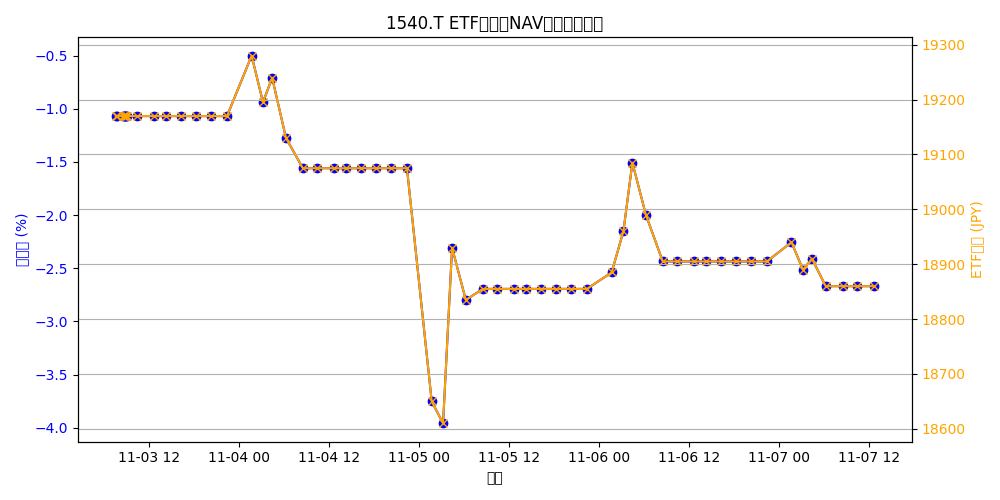

The script that saved this image:
import matplotlib.pyplot as plt
import pandas as pd

# CSV 読み込み（すでに df_all がある場合は不要）
df_all = pd.read_csv("gold_deviation_log.csv")

# 日付を datetime 型に変換
df_all["date"] = pd.to_datetime(df_all["date"])

# プロット
fig, ax1 = plt.subplots(figsize=(10,5))

# 左軸：乖離率（%）
ax1.set_xlabel("日付")
ax1.set_ylabel("乖離率 (%)", color="blue")
ax1.plot(df_all["date"], df_all["deviation(%)"], color="blue", marker="o", label="乖離率")
ax1.tick_params(axis='y', labelcolor="blue")

# 右軸：ETF価格
ax2 = ax1.twinx()
ax2.set_ylabel("ETF価格 (JPY)", color="orange")
ax2.plot(df_all["date"], df_all["etf_price"], color="orange", marker="x", label="ETF価格")
ax2.tick_params(axis='y', labelcolor="orange")

# タイトルとグリッド
plt.title("1540.T ETF価格とNAV乖離率の推移")
fig.tight_layout()
plt.grid(True)

# PNG 保存
plt.savefig("gold_deviation.png")
plt.close()
